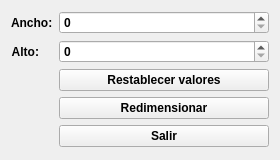
<?xml version="1.0" encoding="UTF-8"?>
<ui version="4.0">
 <class>rediForm</class>
 <widget class="QWidget" name="rediForm">
  <property name="geometry">
   <rect>
    <x>0</x>
    <y>0</y>
    <width>280</width>
    <height>160</height>
   </rect>
  </property>
  <property name="minimumSize">
   <size>
    <width>280</width>
    <height>160</height>
   </size>
  </property>
  <property name="maximumSize">
   <size>
    <width>340</width>
    <height>160</height>
   </size>
  </property>
  <property name="font">
   <font>
    <family>Arial</family>
    <bold>true</bold>
   </font>
  </property>
  <property name="windowTitle">
   <string>Redimensionar.</string>
  </property>
  <property name="windowIcon">
   <iconset resource="../resources.qrc">
    <normaloff>:/icon/avatar_2.png</normaloff>:/icon/avatar_2.png</iconset>
  </property>
  <layout class="QFormLayout" name="formLayout">
   <item row="0" column="0">
    <widget class="QLabel" name="label">
     <property name="layoutDirection">
      <enum>Qt::LayoutDirection::LeftToRight</enum>
     </property>
     <property name="text">
      <string>Ancho:</string>
     </property>
    </widget>
   </item>
   <item row="0" column="1">
    <widget class="QSpinBox" name="spinBoxAncho">
     <property name="maximum">
      <number>100000</number>
     </property>
    </widget>
   </item>
   <item row="1" column="0">
    <widget class="QLabel" name="label_2">
     <property name="layoutDirection">
      <enum>Qt::LayoutDirection::LeftToRight</enum>
     </property>
     <property name="text">
      <string>Alto:</string>
     </property>
     <property name="alignment">
      <set>Qt::AlignmentFlag::AlignRight|Qt::AlignmentFlag::AlignTrailing|Qt::AlignmentFlag::AlignVCenter</set>
     </property>
    </widget>
   </item>
   <item row="1" column="1">
    <widget class="QSpinBox" name="spinBoxAlto">
     <property name="maximum">
      <number>100000</number>
     </property>
    </widget>
   </item>
   <item row="3" column="1">
    <widget class="QPushButton" name="pushRedi">
     <property name="text">
      <string>Redimensionar</string>
     </property>
    </widget>
   </item>
   <item row="4" column="1">
    <widget class="QPushButton" name="pushSalir">
     <property name="text">
      <string>Salir</string>
     </property>
    </widget>
   </item>
   <item row="2" column="1">
    <widget class="QPushButton" name="pushReset">
     <property name="text">
      <string>Restablecer valores</string>
     </property>
    </widget>
   </item>
  </layout>
 </widget>
 <resources>
  <include location="../resources.qrc"/>
 </resources>
 <connections/>
</ui>
